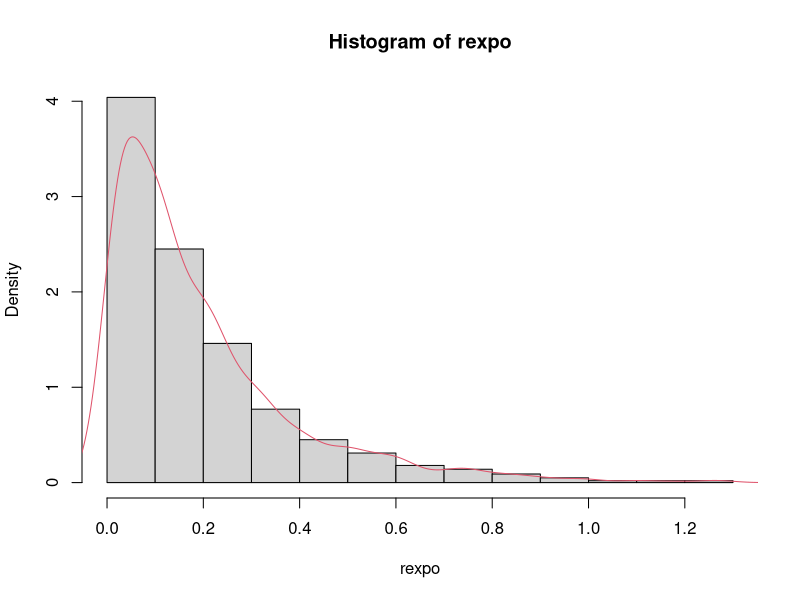
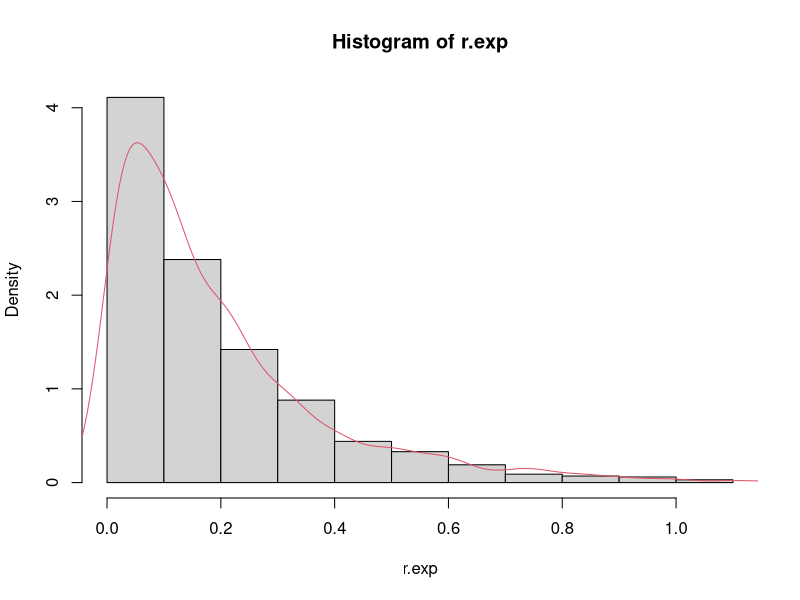
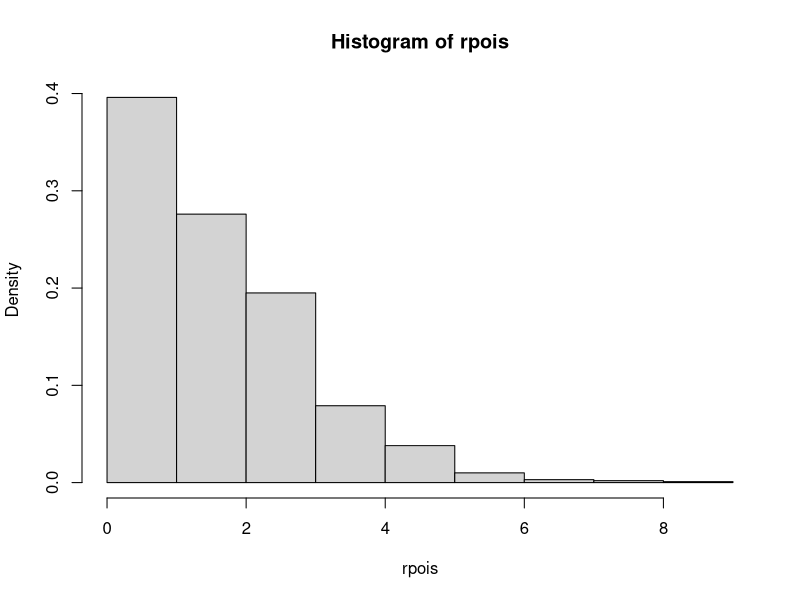
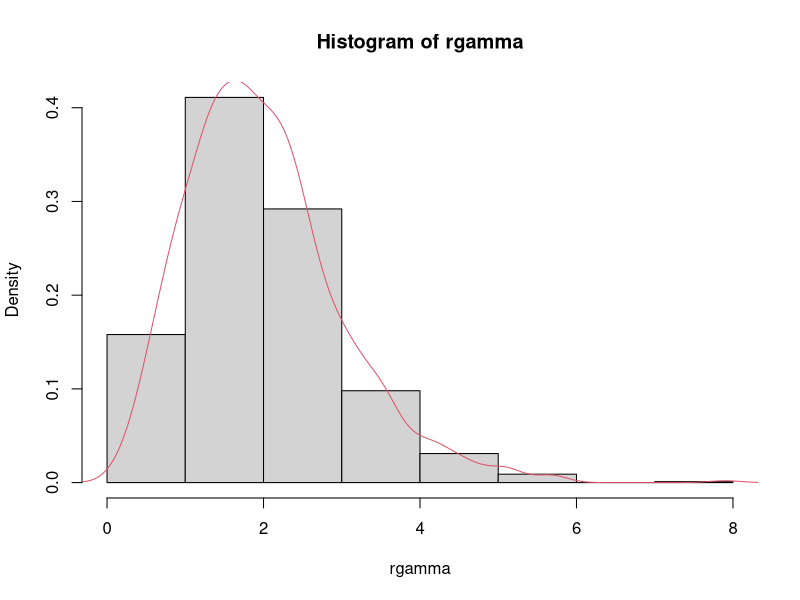
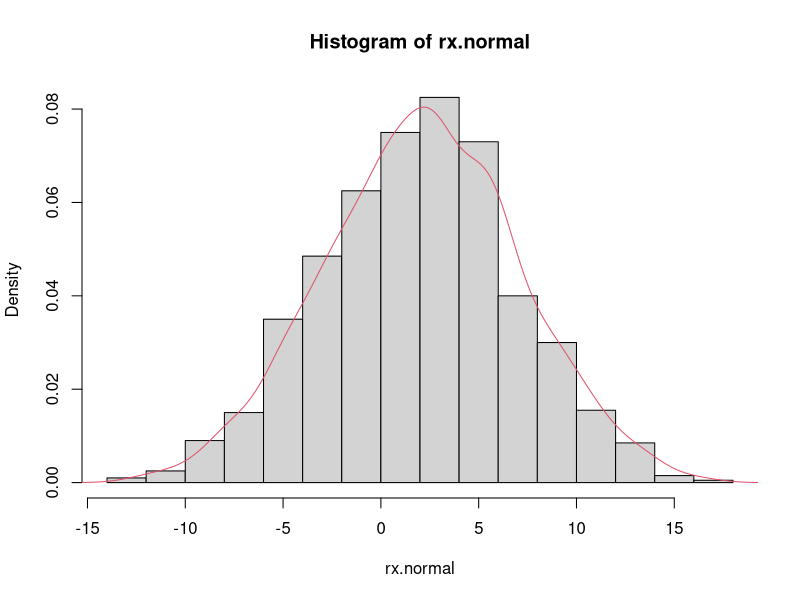
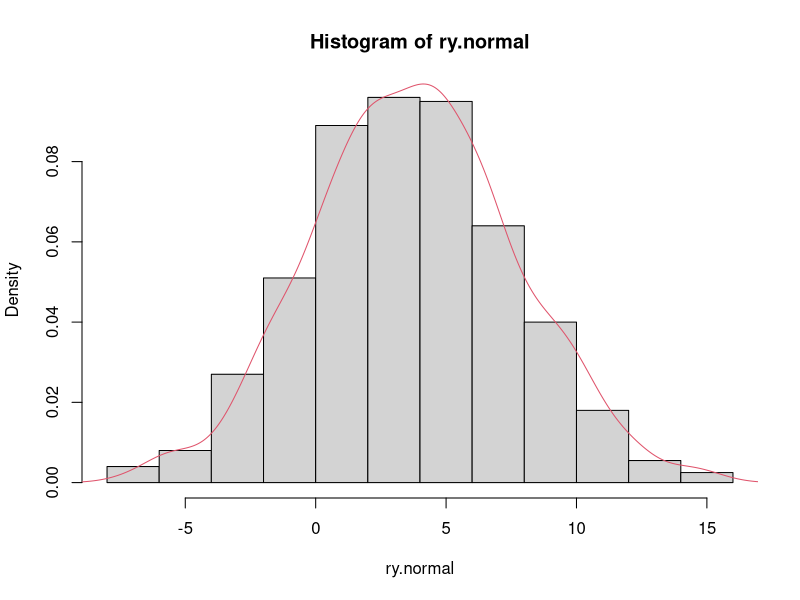

Reproduce these figures in R, in order.
## ---- chunk 1
theta <- 5
u <- runif(1000)
rexpo <- log(1 - u)/(-theta)
1/mean(rexpo)

hist(rexpo, freq = FALSE)
lines(density(rexpo), col = 2)
## ---- chunk 2
theta <- 5
x.grid <- seq(0, 100, by=0.01)
p.exp <- theta * exp(-theta * x.grid)
r.exp <- sample(x.grid, 1000, prob = p.exp, replace = T)
1/mean(r.exp)

hist(r.exp, freq = FALSE)
lines(density(rexpo), col = 2)
## ---- chunk 3
p.poisson <-function(theta, x.grid){
  N <- length(x.grid)
  res <- rep(NA, N)
  for(k in 1:N){
    P1 <- exp(-theta) * theta^(x.grid[k])
    P2 <- factorial(x.grid[k])
    res[k] <- P1/P2
  }
  return(res)
}

theta <- 2
x.grid <- seq(0, 100, by = 1)
f.x <- p.poisson(theta, x.grid)
p.x <- f.x/sum(f.x)
sum(p.x)

rpois <- sample(x.grid, 1000, prob=p.x, replace = T)
mean(rpois)
var(rpois)

hist(rpois, freq = FALSE)
## ---- chunk 4
p.gamma <- function(a, b, x.grid){
  N <-length(x.grid)
  res <- rep(NA, N)
  for(k in 1:N){
    P1 <- (b^a)/gamma(a)
    P2 <- x.grid[k]^(a - 1)
    P3 <- exp(-b * x.grid[k])
    res[k] <- P1*P2*P3
  }
  return(res)
}

alpha <- 4
beta <- 2
x.grid <- seq(0, 100, by = 0.1)
f.x <- p.gamma(alpha, beta, x.grid)
p.x <- f.x / sum(f.x)

rgamma <- sample(x.grid, 1000, prob = p.x, replace = T)
mean(rgamma)
var(rgamma)

hist(rgamma, freq = F)
lines(density(rgamma), col = 2)
## ---- chunk 5
p.normal2 <- function(mu, Sigma, x, y){
  P1  <- 1/(2 * pi)
  P2  <- 1/sqrt(det(Sigma))
  P3a <- t((c(x, y) - mu)) %*% solve(Sigma) %*% (c(x, y) - mu)
  P3  <- exp((-1/2) * P3a)
  res <- P1 * P2 * P3
  return(res)
}

grilla <- function(a, b){
  A <- seq(1:length(a))
  unoA <- rep(1, length(A))
  B <- seq(1:length(b))
  unoB <- rep(1, length(B))
  P1 <- kronecker(A, unoB)
  P2 <- kronecker(unoA, B)
  grid <- cbind(a[P1], b[P2])
  return(grid)
}

mu1 <- c(2, 4)
Sigma1 <- matrix(c(25, 10, 10, 16), nrow=2)

x.grid <- seq(mu1[1] - 3 * sqrt(Sigma1[1, 1]),
              mu1[1] + 3 * sqrt(Sigma1[1, 1]),
              by = 0.5)
y.grid <- seq(mu1[2] - 3 * sqrt(Sigma1[2, 2]),
              mu1[2] + 3 * sqrt(Sigma1[2, 2]),
              by = 0.5)
xy.grid <- grilla(x.grid, y.grid)
N.grid <- dim(xy.grid)[1]

f.xy <- rep(NA, N.grid)
for(j in 1:N.grid){
  f.xy[j] <- p.normal2(mu1, Sigma1, 
                       xy.grid[j, 1], 
                       xy.grid[j, 2])
}

p.xy <- as.vector(f.xy/sum(f.xy))
sum(p.xy)

rnormal2 <- sample(N.grid, 1000, prob = p.xy, replace = T)
rxy.normal2 <- xy.grid[rnormal2, ]
rx.normal <- rxy.normal2[, 1]
ry.normal <- rxy.normal2[, 2]

colMeans(rxy.normal2)
var(rxy.normal2)

hist(rx.normal, freq = F)
lines(density(rx.normal), col = 2)
hist(ry.normal, freq = F)
lines(density(ry.normal), col = 2)
